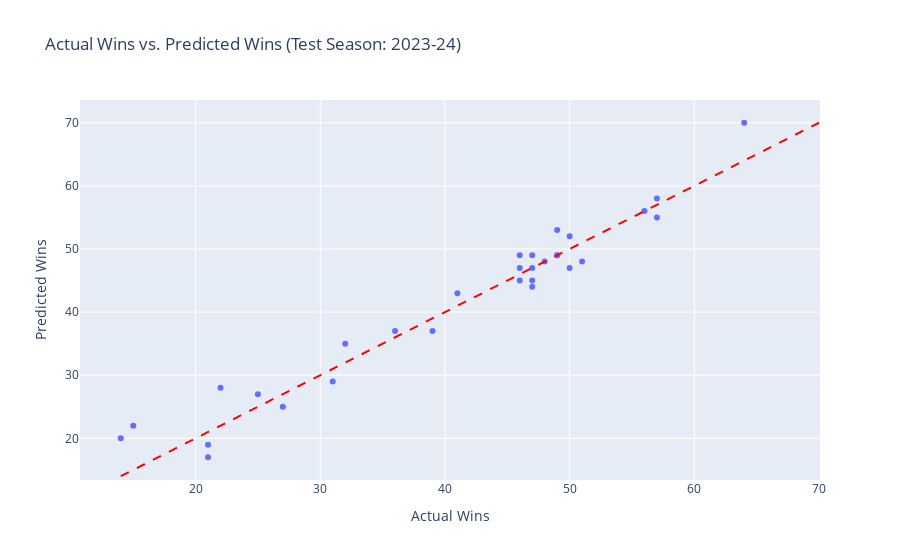

The notebook cell this image was saved under:
### Code cell
# Get the stats from training year and run training
nba_stats_2023 = get_nba_data(season="2022-23", season_type="Regular Season")
nba_stats_2023 = clean_data(nba_stats_2023)
#feature_cols = ["FG_PCT", "FG3_PCT", "FT_PCT", "REB", "AST", "TOV", "PLUS_MINUS"]
feature_cols = DEFAULT_FEATURES
X_train = nba_stats_2023[feature_cols]
y_train = nba_stats_2023["W"]
model_lr = train_lr_model(X_train, y_train)

# Get different season to predict on
nba_stats_2024 = get_nba_data(season="2023-24", season_type="Regular Season")
nba_stats_2024 = clean_data(nba_stats_2024)
# Get actual wins and features from test season
test_actual = nba_stats_2024[["TEAM_NAME", "W"]]
y_actual = nba_stats_2024["W"]
X_test = nba_stats_2024[feature_cols]
y_pred = model_lr.predict(X_test)
y_pred = [round(val) for val in y_pred]

# Generate a DF for plot
predictions_df = test_actual.copy()
predictions_df["Predicted_Wins"] = y_pred

# Generate Plotly plot
plotly_plot_lr(predictions_df)

# Evaluate Model
r2_score = model_lr.score(X_test, y_actual)
print(f"R^2 Score on 2023-24: {r2_score: .4f}")
print(f"Features Used: {feature_cols}")

# Print table of predictions vs actual win totals
predictions_table_lr = predictions_df[["TEAM_NAME", "W", "Predicted_Wins"]]
predictions_table_lr = predictions_table_lr.rename(columns={"W": "Actual Wins", "Predicted_Wins": "Predicted Wins"})
predictions_table_lr = predictions_table_lr.sort_values("Actual Wins", ascending=False)
print(predictions_table_lr)

### Figure 1 — Plotly figure (JSON) as saved in the notebook; plotly's stock layout.template omitted (floating-point values rounded to 4 significant figures)
{"data": [{"customdata": [["Atlanta Hawks"], ["Boston Celtics"], ["Brooklyn Nets"], ["Charlotte Hornets"], ["Chicago Bulls"], ["Cleveland Cavaliers"], ["Dallas Mavericks"], ["Denver Nuggets"], ["Detroit Pistons"], ["Golden State Warriors"], ["Houston Rockets"], ["Indiana Pacers"], ["LA Clippers"], ["Los Angeles Lakers"], ["Memphis Grizzlies"], ["Miami Heat"], ["Milwaukee Bucks"], ["Minnesota Timberwolves"], ["New Orleans Pelicans"], ["New York Knicks"], ["Oklahoma City Thunder"], ["Orlando Magic"], ["Philadelphia 76ers"], ["Phoenix Suns"], ["Portland Trail Blazers"], ["Sacramento Kings"], ["San Antonio Spurs"], ["Toronto Raptors"], ["Utah Jazz"], ["Washington Wizards"]], "hovertemplate": "Actual Wins=%{x}<br>Predicted Wins=%{y}<br>TEAM_NAME=%{customdata[0]}<extra></extra>", "legendgroup": "", "marker": {"color": "#636efa", "symbol": "circle"}, "mode": "markers", "name": "", "orientation": "v", "showlegend": false, "type": "scatter", "x": [36, 64, 32, 21, 39, 48, 50, 57, 14, 46, 41, 47, 51, 47, 27, 46, 49, 56, 49, 50, 57, 47, 47, 49, 21, 46, 22, 25, 31, 15], "xaxis": "x", "y": [37, 70, 35, 17, 37, 48, 47, 55, 20, 49, 43, 49, 48, 44, 25, 45, 49, 56, 53, 52, 58, 45, 47, 49, 19, 47, 28, 27, 29, 22], "yaxis": "y"}], "layout": {"legend": {"tracegroupgap": 0}, "shapes": [{"line": {"color": "red", "dash": "dash"}, "type": "line", "x0": 14, "x1": 70, "y0": 14, "y1": 70}], "title": {"text": "Actual Wins vs. Predicted Wins (Test Season: 2023-24)"}, "xaxis": {"anchor": "y", "domain": [0, 1], "title": {"text": "Actual Wins"}}, "yaxis": {"anchor": "x", "domain": [0, 1], "title": {"text": "Predicted Wins"}}}}
